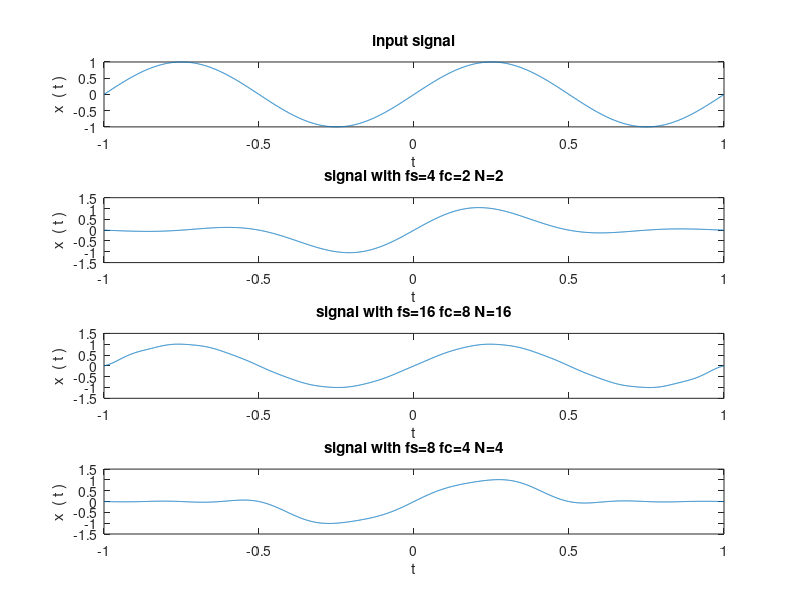

Here is the MATLAB script that generated this plot:
fs1=4; 

fs2=16; 

fs3=8; 

T1=1/fs1; 

T2=1/fs2; 

T3=1/fs3; 

fc1=2; 

fc2=8; 

fc3=4; 

N1=2; 

N2=16; 

N3=4; 

t1=[-1:0.001:1]; 

x1=sin(2*pi*t1); 

X1=0;X2=0;X3=0; 

for n=-N1:N1 

    X1=X1+sin(2*pi*n*T1)*sinc(2*fc1*(t1-n*T1));  

end 

X1=X1*( (2*fc1)/fs1 ); 

for n=-N2:N2 

    X2=X2+sin(2*pi*n*T2)*sinc(2*fc2*(t1-n*T2));  

end 

X2=X2*( (2*fc2)/fs2 ); 

for n=-N3:N3 

    X3=X3+sin(2*pi*n*T3)*sinc(2*fc3*(t1-n*T3));  

end 

X3=X3*( (2*fc3)/fs3 ); 

subplot(4,1,1); 

plot(t1,x1);title("input signal");xlabel("t");ylabel("x  ( t )"); 

subplot(4,1,2); 

plot(t1,X1);title("signal with fs=4 fc=2 N=2");xlabel("t");ylabel("x  ( t )"); 

subplot(4,1,3); 

plot(t1,X2);title("signal with fs=16 fc=8 N=16");xlabel("t");ylabel("x  ( t )"); 

subplot(4,1,4); 

plot(t1,X3);title("signal with fs=8 fc=4 N=4");xlabel("t");ylabel("x  ( t )"); 
